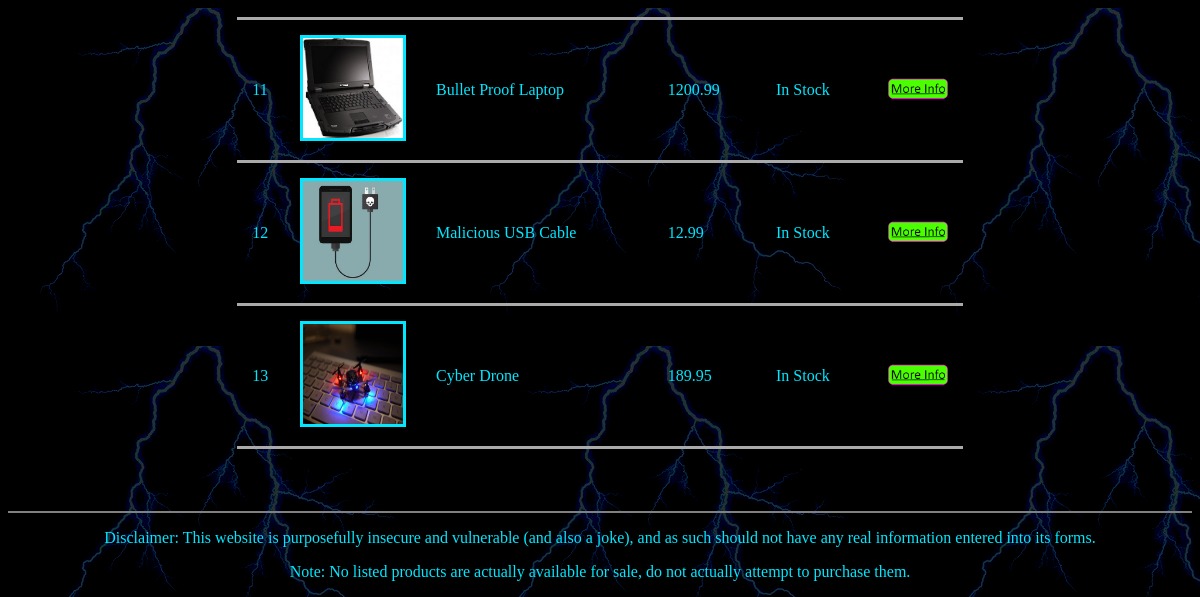
The app's page /inventory.php (lower part), older data.
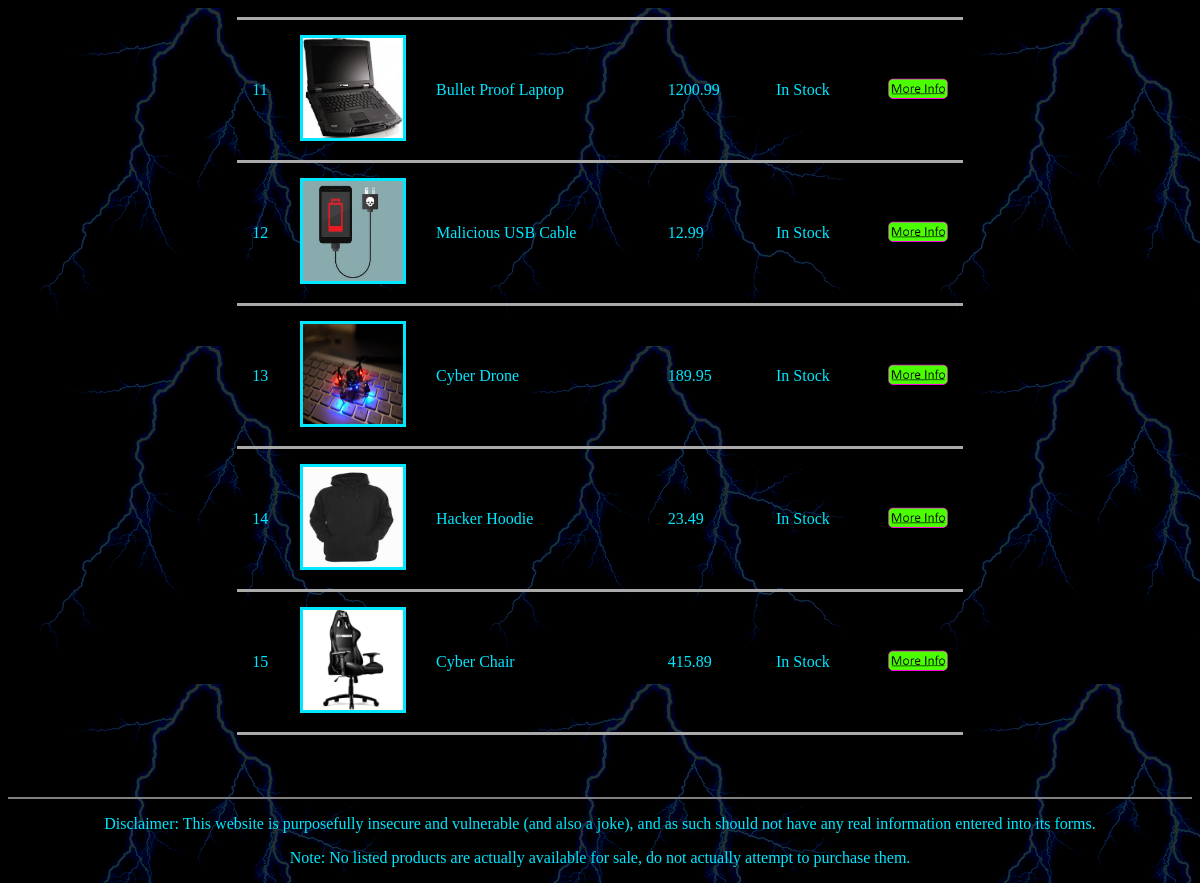
The same page, newer data.
### tables this page shows
CREATE TABLE products (
    id SERIAL PRIMARY KEY,
    name VARCHAR (30) NOT NULL,
    description VARCHAR (500) NOT NULL,
    price NUMERIC (10,2),
    instock BOOLEAN not null default true
  );

### inventory.php (the view, shortened to what this page needs)
  <?php include "templates/header.php"; ?>
  <center>
  <?php
  if (isset($_POST['search'])) {
    $db_conn = mysqli_connect("localhost", "shopadmin", "velvet_admin", "shop");
    if (!$db_conn) {
      echo "Error: Unable to connect to MySQL." . PHP_EOL;
      echo "Debugging errno: " . mysqli_connect_errno() . PHP_EOL;
      echo "Debugging error: " . mysqli_connect_error() . PHP_EOL;
      exit;
    }
    $query = "SELECT * FROM products WHERE lower(name) LIKE lower('%" . $_POST['nmsrch'] . "%')";
    $rs = mysqli_query($db_conn, $query) or die("Cannot execute query: $query\n");
  $result = mysqli_fetch_all($rs, MYSQLI_ASSOC);
  echo "<p> Showing search results for '" . $_POST['nmsrch'] . "'...</p>";
  echo "<br>";
  echo '<a href="inventory.php">Clear Search</a>';
  echo "<table>\n<thead>\n<tr>\n<th>ID</th>\n<th>Thumbnail</th>\n<th>Name</th>\n<th>Price(USD)</th>\n<th>Status</th>\n<th>Link</th>\n</tr>\n</thead>\n<tbody>\n";
  foreach ($result as $row){
    echo "<tr>";
    echo "<td>" . $row["id"] . "</td>";
    $impath = "\"images/products/" . $row["name"] .".jpg\"";
    echo "<td> <img src=" . $impath . " alt=\"" . $row["name"] . "\" border=3 height=100 width=100></img></td>";
    echo "<td>" . $row["name"] . "</td>";
    echo "<td>" . $row["price"] . "</td>";
    if ($row["instock"] == "1"){
    echo "<td> In Stock </td>";
  }else { echo "<td> Out of Stock </td>";
  }
    $namelink = "?name='" . $row["name"] . "'";
    str_replace(" ", "+", $namelink);
    echo '<td> <a href="product.php' . $namelink . '"> <img src="images/more-info.png"style="width:60px;height:30px;border:0;"> </a> </td>';
    echo "</tr>";
  }
  echo "</tbody> </table>";
  } else {
  $db_conn = mysqli_connect("localhost", "shopadmin", "velvet_admin", "shop") or die("Cannot connect to DB.");
  $query = "SELECT * FROM products";
  $rs = mysqli_query($db_conn, $query) or die("Cannot execute query: $query\n");
  $result = mysqli_fetch_all($rs, MYSQLI_ASSOC);
  echo "<table>\n<thead>\n<tr>\n<th>ID</th>\n<th>Thumbnail</th>\n<th>Name</th>\n<th>Price(USD)</th>\n<th>Status</th>\n<th>Link</th>\n</tr>\n</thead>\n<tbody>\n";
  foreach ($result as $row){
    echo "<tr>";
    echo "<td>" . $row["id"] . "</td>";
    $impath = "\"images/products/" . $row["name"] .".jpg\"";
    echo "<td> <img src=" . $impath . " alt=\"" . $row["name"] . "\" border=3 height=100 width=100></img></td>";
    echo "<td>" . $row["name"] . "</td>";
    echo "<td>" . $row["price"] . "</td>";
    if ($row["instock"] == "1"){
    echo "<td> In Stock </td>";
  }else { echo "<td> Out of Stock </td>";
  }
    $namelink = "?name='" . $row["name"] . "'";
    echo '<td> <a href="product.php' . $namelink . '"> <img src="images/more-info.png"style="width:60px;height:30px;border:0;"> </a> </td>';
    echo "</tr>";
  }
  echo "</tbody> </table>";
}
  ?>
</center>
  <?php include "templates/footer.php"; ?>

### templates/header.php (shortened to what this page needs)
<!DOCTYPE html>
<html lang="en">
  <head>
    <link rel="stylesheet" href="css/style.css" />
  </head>
</html>

### templates/footer.php (shortened to what this page needs)
<center>
<footer style="background-color:gray;background-image:none">
</footer>
<p>Disclaimer: This website is purposefully insecure and vulnerable (and also a joke), and as such should not have any real information entered into its forms.</p>
<p>Note: No listed products are actually available for sale, do not actually attempt to purchase them. </p>
</center>
</body>
</html>

### css/style.css (style rules this page uses)
table { border-collapse: collapse; border-spacing: 0; }

Row changes from the older to the newer data that the page shows:
added products: id "14", name (picture), name "Hacker Hoodie", price "23.49", instock "In Stock"
added products: id "15", name (picture), name "Cyber Chair", price "415.89", instock "In Stock"
